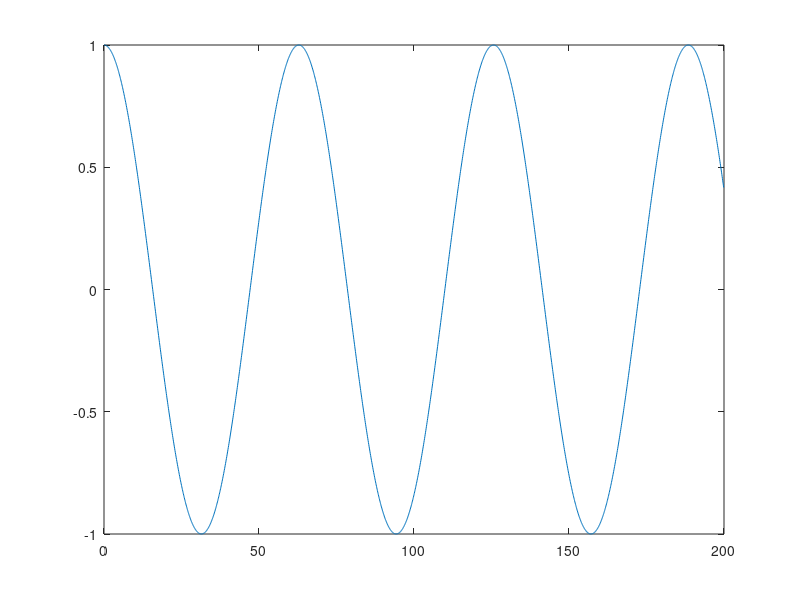

Recreate this plot in MATLAB.
%Test script for the Newmark Beta-method:
%Problem is d^2y/dt^2=F(y,t);

%Let's try y"=-k*y
clear all;
close all;
k=0.01;

f = @(y) -k*y;

Beta = 0.25;

u0 = 1;
v0 = 0;

dt=0.1;
T = 200;
t=0:dt:T;
Nt=floor(T/dt);


v(1) = v0;
u(1) = u0;
acc(1) = f(u(1));
for i=2:Nt
    u(i) = (1/(1+Beta*dt^2*k))*(u(i-1)+dt*v(i-1)+((1-2*Beta)/2)*dt^2*acc(i-1));
    acc(i) = f(u(i));
    v(i) = v(i-1)+dt/2*(acc(i-1)+acc(i));
end
plot(t(1:(end-1)),u);